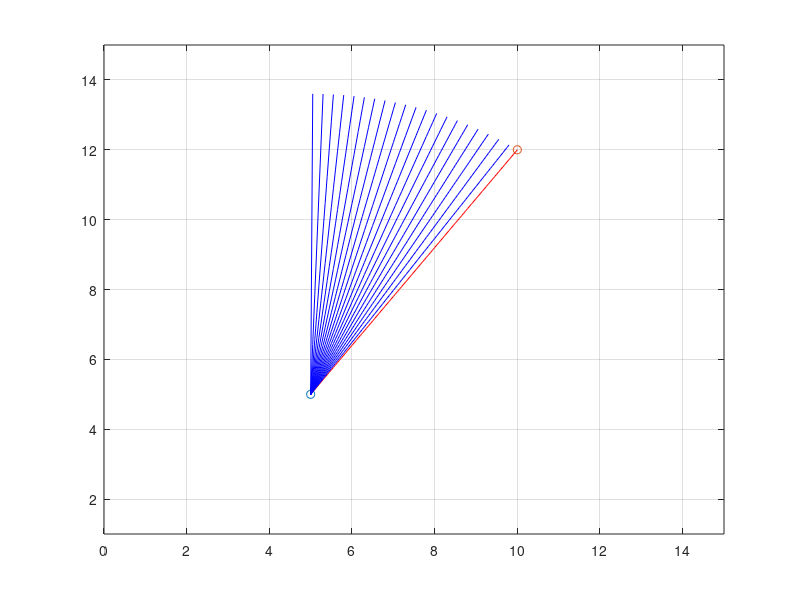

This figure's MATLAB source:
%Ensayo para dibujar lineas en 2d
%linea recta entre dos puntos 2D
%punto A x1,y1 punto B x2,y2
%Efecto de rotaci?n sobre un punto
%sin ecuaciones trigonolmetricas
x1=5;y1=5;
x2=10;y2=12;
plot(x1,y1,'o',x2,y2,'o')
axis([0 15 1 15])
grid on
hold on
x=[x1:0.05:x2]; %definir el vector independiente
m=(y2-y1)/(x2-x1); %pendiente de la recta
y=(m.*(x-x1))+y1; %vector dependiente
plot(x,y,'r')
pause(3)
%ecuacion circulo
r=sqrt((x1-x2)^2+(y1-y2)^2);
xplot=[x2:-0.05:x1];
yplot=sqrt(r^2-(x1-xplot).^2)+y1;
%plot(xplot,yplot)
for k=5:5:length(xplot)
xn=[x1:0.05:xplot(k)];
mn=(yplot(k)-y1)/(xplot(k)-x1);
yn=(mn.*(xn-x1))+y1;
plot(xn,yn,'b')
pause(0.3)
end
